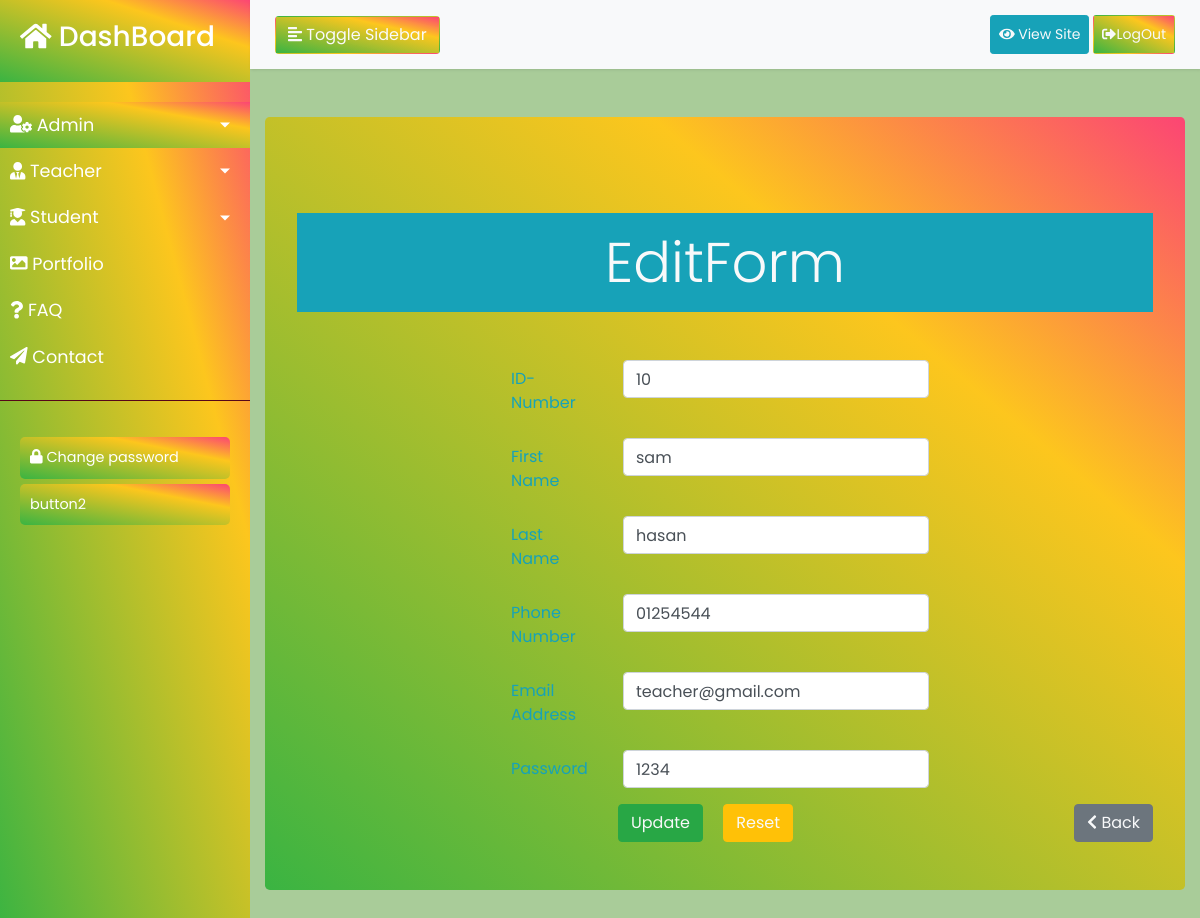
Screenshot of /teacheredit.php?id=10 (signed in) with the database file from the repository.
### tables this page shows
CREATE TABLE IF NOT EXISTS `teachers` (
  `id` int NOT NULL AUTO_INCREMENT,
  `first_name` varchar(30) DEFAULT NULL,
  `last_name` varchar(30) DEFAULT NULL,
  `mobile` varchar(30) DEFAULT NULL,
  `email` varchar(50) DEFAULT NULL,
  `teacher_pass` varchar(50) DEFAULT NULL,
  PRIMARY KEY (`id`)
);

### teacheredit.php (the view, shortened to what this page needs)
<?php
include('DBheader.php');
require_once('database.php');
$id = $_GET['id'];
$show = "SELECT * FROM teachers WHERE id = $id";
$result = mysqli_query($connection,$show);
?>
<div class="container my-5 ">
    <div class="jumbotron rgb py-5 ">
        <h1 class="display-4 text-center text-light bg-info py-3 my-5">EditForm</h1>
        <form class="form-horizontal offset-3" action="teacheredit.php" method="GET" name="form">
        <?php
                while ($sh = mysqli_fetch_assoc($result)){
            ?>
        <div class="row mb-3">
                <label class="col-sm-2 col-form-label text-info">ID-Number</label>
                <div class="col-sm-6">
                <input type="text" class="form-control" name="id" value="<?php echo $id;?>">
                </div>
            </div>
        <div class="row mb-3">
                <label class="col-sm-2 col-form-label text-info ">First Name</label>
                <div class="col-sm-6">
                <input type="text" class="form-control" name="first_name" value="<?php echo $sh['first_name'];?>">
                </div>
            </div>
            <div class="row mb-3">
                <label class="col-sm-2 col-form-label text-info ">Last Name</label>
                <div class="col-sm-6">
                <input type="text" class="form-control" name="last_name" value="<?php echo $sh['last_name'];?>">
                </div>
            </div>
            <div class="row mb-3">
                <label class="col-sm-2 col-form-label text-info ">Phone Number</label>
                <div class="col-sm-6">
                <input type="text" class="form-control" name="number" value="<?php echo $sh['mobile'];?>">
                </div>
            </div>
            <div class="row mb-3">
                <label  class="col-sm-2 col-form-label text-info">Email Address</label>
                <div class="col-sm-6">
                <input type="text" class="form-control" name="email" value="<?php echo $sh['email'];?>">
                </div>
            </div>
            <div class="row mb-3">
                <label  class="col-sm-2 col-form-label text-info">Password</label>
                <div class="col-sm-6">
                <input type="text" class="form-control" name="teacherpass" value="<?php echo $sh['teacher_pass'];?>">
                </div>
            </div>
            <div class="offset-2">
            <button type="submit" name="submit" class="btn btn-success text-light mr-3">Update</button>
            <button type="reset" class="btn btn-warning text-light">Reset</button>
            <a href="teacherlist.php"type="submit"  class="btn btn-secondary text-light float-right"><i class="fas fa-chevron-left"></i> Back</a>
            </div>
            <?php } ?>
        </form>
    </div>
</div>
<?php include('DBfooter.php')?>

### sidebar.css (style rules this page uses)
body { font-family: 'Poppins', sans-serif; }
a, a:hover, a:focus { color: inherit; text-decoration: none; transition: all 0.3s; }

### style.css (style rules this page uses)
body { height: auto; width: auto; background-color: rgb(169, 204, 153); }
.rgb { background: linear-gradient(to top right, rgba(58, 180, 66, 1) 0%, rgba(253, 198, 29, 0.9948354341736695) 71%, rgba(252, 69, 116, 1) 100%); color: #fff; }

### rows the page displays
teachers: first_name "sam", last_name "hasan", number "01254544", email "teacher@gmail.com", teacherpass "1234"
